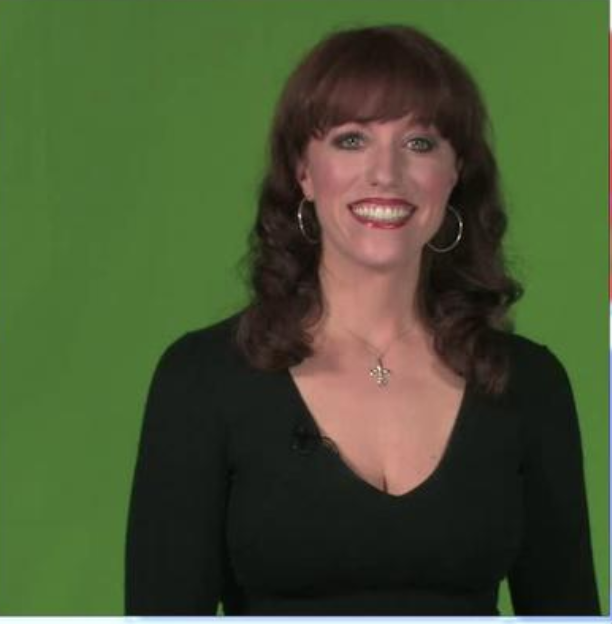
#> input picture Python_OpenCV/example/tina_green.png, 612 x 628 px
$ python ROI.py
#> lines starting #> are read from the running program, lines starting #| are printed output that depends on the picture; after the words box and inside, x2 and y2 are one past the last pixel; in counts of white or black regions, pixels touching at a corner belong together
import cv2 as cv
import numpy as np
src2 = cv.imread("tina_green.png")
#> src2 is the input picture: shape (628, 612, 3); mean B, G, R 52.4, 86.2, 72.6
cv.imshow("src2", src2)
hsv = cv.cvtColor(src2, cv.COLOR_RGB2HSV)
#> hsv: shape (628, 612, 3); mean H, S, V 76, 105.9, 93.9
mask = cv.inRange(hsv, (35, 43, 46), (77, 255, 255))
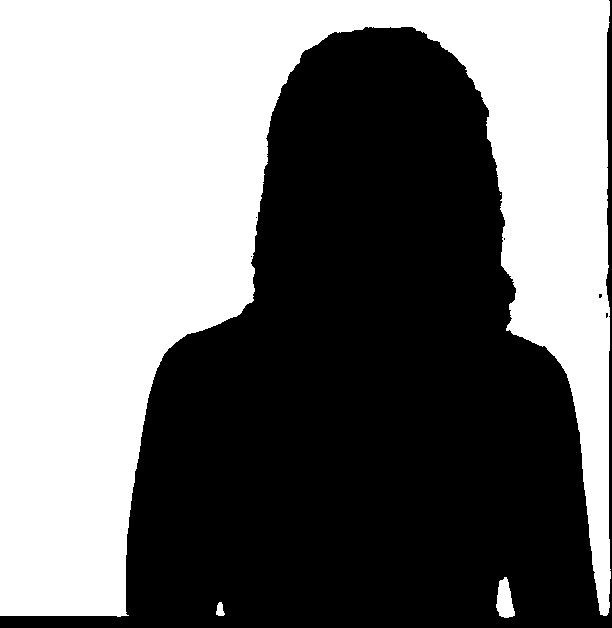
#> mask: shape (628, 612); 47.7% white; 4 white regions (1 under 20 px), largest, box (x1, y1, x2, y2) and area: (0, 0, 611, 617) 182538, (496, 577, 515, 618) 526, (216, 602, 225, 616) 88
mask = cv.bitwise_not(mask)
person = np.zeros(src2.shape)
person = cv.bitwise_and(src2, src2, person, mask=mask)
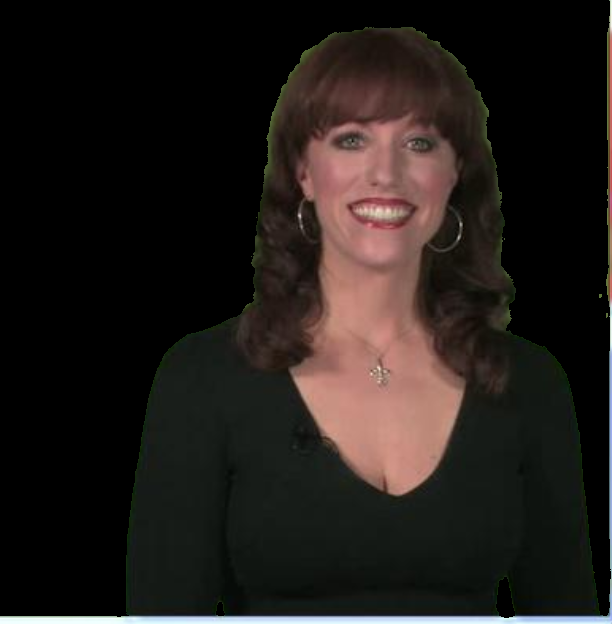
#> person: shape (628, 612, 3); mean B, G, R 26.6, 29.7, 35.4
cv.imshow('person',person)
result = np.zeros(src2.shape,src2.dtype)
result[:,:,0] = 255
mask = cv.bitwise_not(mask)
dst = cv.bitwise_or(person,result,mask=mask)
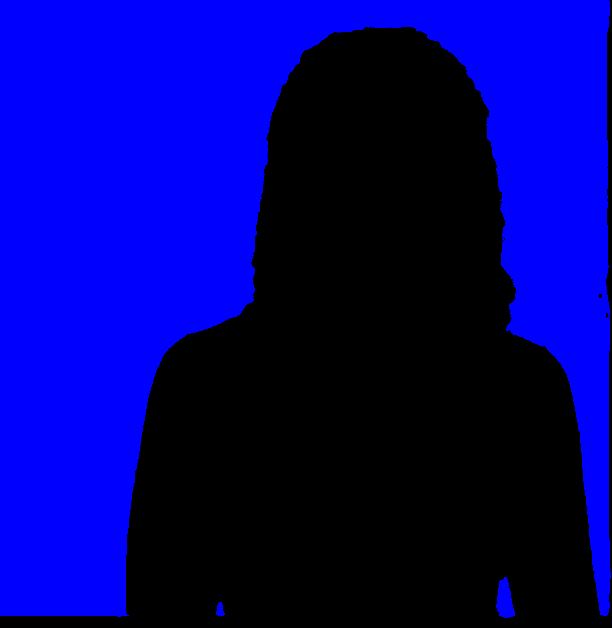
#> dst: shape (628, 612, 3); mean B, G, R 121.5, 0, 0
dst = cv.add(dst,person)
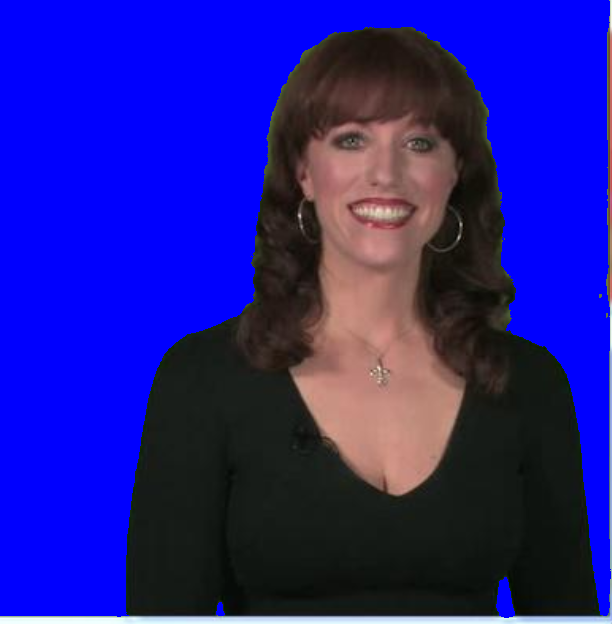
#> dst: shape (628, 612, 3); mean B, G, R 148.1, 29.7, 35.4
cv.imshow('dst',dst)
cv.waitKey(0)
